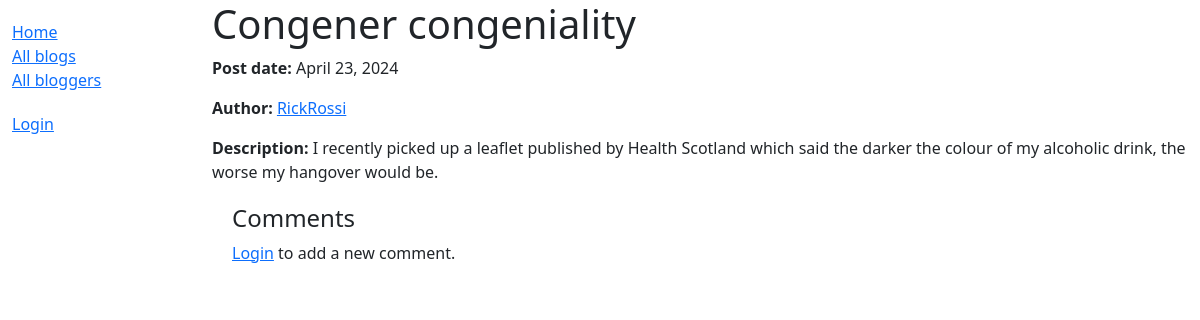
The page /blog/blog/3 on the database as committed earlier.
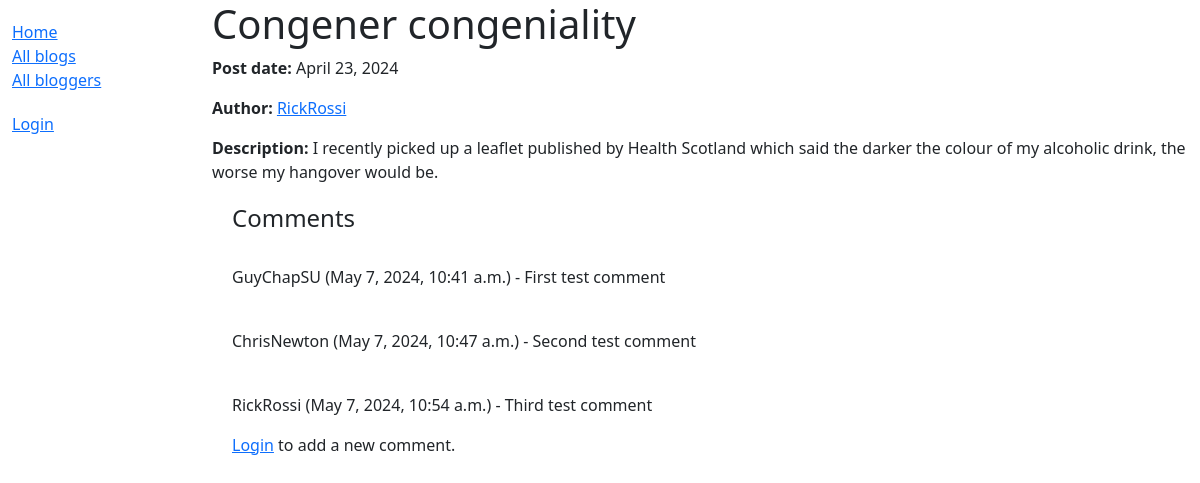
The same page on the database as committed later.
### blog/models.py (models this page shows, shortened)
class Blog(models.Model):
    title = models.CharField(max_length=200)
    description = models.TextField(help_text="Add blog here")
    date = models.DateField(auto_now_add=True)
    author = models.ForeignKey('Blogger', on_delete=models.CASCADE)
    class Meta:
        ordering = ['-date']

class Blogger(models.Model):
    author = models.OneToOneField(User, on_delete=models.CASCADE)
    bio = models.TextField(help_text="Enter short biography here")
    def __str__(self):
        return str(self.author)
    def get_absolute_url(self):
        return reverse('blogger-detail', args=[str(self.id)])

class Comment(models.Model):
    description = models.TextField(help_text="Enter comment about blog here")
    date_time = models.DateTimeField(auto_now_add=True)
    author = models.ForeignKey(User, on_delete=models.CASCADE)
    blog = models.ForeignKey(Blog, on_delete=models.CASCADE)
    class Meta:
        ordering = ['date_time']

### blog/views.py (the view)
# urls.py: path('blog/<int:pk>', views.BlogDetailView.as_view(), name='blog-detail'),
class BlogDetailView(generic.DetailView):
    model = Blog

### blog/templates/blog/blog_detail.html
{% extends "base_generic.html" %}
{% block content %}
  <h1>{{ blog.title }}</h1>
  <p><strong>Post date:</strong> {{ blog.date }}</p>
  <p><strong>Author:</strong> <a href="{{ blog.author.get_absolute_url }}">{{ blog.author }}</a></p>
  <p><strong>Description:</strong> {{ blog.description }}</p>
  <div style="margin-left:20px;margin-top:20px">
    <h4>Comments</h4>
    {% for comment in blog.comment_set.all %}
        <br />
        <p>{{ comment.author }} ({{ comment.date_time }}) - {{ comment.description }}</p>
    {% endfor %}
    {% if user.is_authenticated %}
      <p><a href="{% url 'comment-create' blog.pk %}">Add a new comment</a></p>
    {% else %}
      <p><a href="{% url 'login' %}?next={{ request.path }}">Login</a> to add a new comment.</p>
    {% endif %}
    </div>
{% endblock %}

### blog/templates/base_generic.html (shortened to what this page needs)
<!DOCTYPE html>
<html lang="en">
  <head>
    <link href="https://cdn.jsdelivr.net/npm/bootstrap@5.3.3/dist/css/bootstrap.min.css"
      rel="stylesheet"
>
    {% load static %}
    <link rel="stylesheet" href="{% static 'css/styles.css' %}" />
  </head>
  <body>
    <div class="container-fluid">
      <div class="row">
        <div class="col-sm-2">
          {% block sidebar %}
            <ul class="sidebar-nav">
              <li><a href="{% url 'index' %}">Home</a></li>
              <li><a href="{% url 'blogs' %}">All blogs</a></li>
              <li><a href="{% url 'bloggers'%}">All bloggers</a></li>
            </ul>
            <ul class="sidebar-nav">
             {% if user.is_authenticated %}
               <li>User: {{ user.get_username }}</li>
               <li>
                 <form id="logout-form" method="post" action="{% url 'logout' %}">
                   {% csrf_token %}
                    <button type="submit" class="btn btn-link">Logout</button>
                 </form>
               </li>
             {% else %}
               <li><a href="{% url 'login' %}?next={{ request.path }}">Login</a></li>
             {% endif %}
            </ul>
          {% endblock %}
        </div>
        <div class="col-sm-10 ">{% block content %}{% endblock %}
        </div>
      </div>
    </div>
  </body>
</html>

### blog/static/css/styles.css (style rules this page uses)
.sidebar-nav { margin-top: 20px; padding: 0; list-style: none; }

Rows that differ between the two databases and show on the page:
added Comment: author "GuyChapSU", date_time "May 7, 2024, 10:41 a.m.", description "First test comment"
added Comment: author "ChrisNewton", date_time "May 7, 2024, 10:47 a.m.", description "Second test comment"
added Comment: author "RickRossi", date_time "May 7, 2024, 10:54 a.m.", description "Third test comment"
